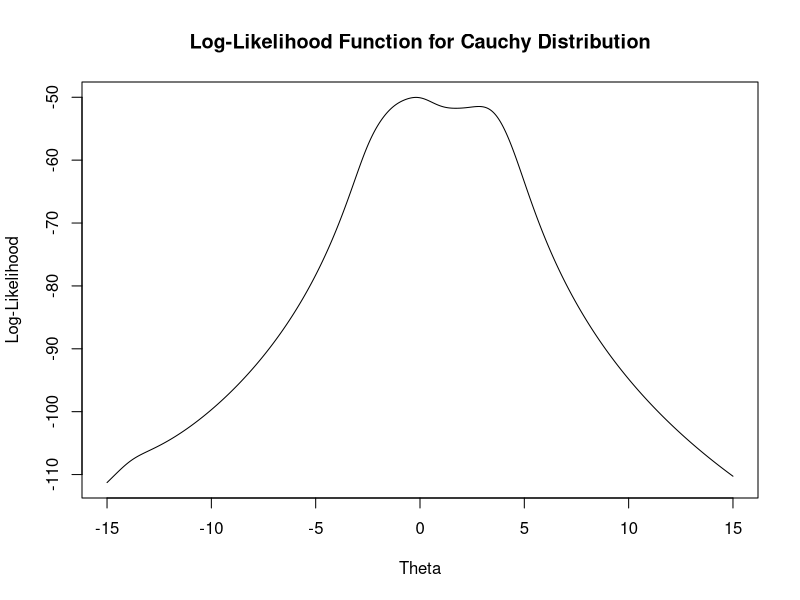

The R source for this figure:
# Define the Cauchy log-likelihood function
# This function calculates the log-likelihood of the Cauchy distribution given data and a parameter theta
log_likelihood <- function(theta, data) {
  n <- length(data)
  return(sum(-log(1 + (data - theta)^2)))
}

logL_cauchy <- function(data, theta) {
  sum(dcauchy(x = data, location = theta, scale = 1, log = TRUE))
}

# Derivative of log-likelihood function
# Computes the gradient of the log-likelihood function
log_likelihood_derivative <- function(theta, data) {
  return(sum(2 * (data - theta) / (1 + (data - theta)^2)))
}

# Second derivative of log-likelihood function
# Computes the Hessian (second derivative) of the log-likelihood function
log_likelihood_second_derivative <- function(theta, data) {
  return(sum(-2 * ((1 - (data - theta)^2) / (1 + (data - theta)^2)^2)))
}

# Newton-Raphson method
# Iteratively updates theta using its derivative and second derivative to find the MLE
newton_raphson <- function(data, start_points, tol = 1e-6, max_iter = 100) {
  results <- list()
  for (start in start_points) {
    theta <- start
    iter <- 0
    repeat {
      iter <- iter + 1
      grad <- log_likelihood_derivative(theta, data)
      hess <- log_likelihood_second_derivative(theta, data)
      theta_new <- theta - grad / hess
      if (abs(theta_new - theta) < tol || iter >= max_iter) break
      theta <- theta_new
    }
    results[[as.character(start)]] <- list(theta = theta, iterations = iter)
  }
  return(results)
}

# Bisection method
# Uses a bracketing approach to find the root of the derivative of the log-likelihood function
bisection_method <- function(data, a, b, tol = 1e-6, max_iter = 100) {
  iter <- 0
  repeat {
    iter <- iter + 1
    c <- (a + b) / 2
    f_a <- log_likelihood_derivative(a, data)
    f_c <- log_likelihood_derivative(c, data)
    if (f_a * f_c < 0) {
      b <- c
    } else {
      a <- c
    }
    if (abs(b - a) < tol || iter >= max_iter) break
  }
  return(list(theta = c, iterations = iter))
}

# Fixed-point iteration
# Iteratively updates theta using a scaling factor alpha to find the root of the derivative
fixed_point_iteration <- function(data, start, alpha, tol = 1e-6, max_iter = 100) {
  theta <- start
  iter <- 0
  repeat {
    iter <- iter + 1
    grad <- log_likelihood_derivative(theta, data)
    theta_new <- theta + alpha * grad
    if (abs(theta_new - theta) < tol || iter >= max_iter) break
    theta <- theta_new
  }
  return(list(theta = theta, iterations = iter))
}

# Secant method
# Uses two initial guesses and approximates the derivative to find the root iteratively
secant_method <- function(data, theta_0, theta_1, tol = 1e-6, max_iter = 100) {
  iter <- 0
  repeat {
    iter <- iter + 1
    f_0 <- log_likelihood_derivative(theta_0, data)
    f_1 <- log_likelihood_derivative(theta_1, data)
    theta_new <- theta_1 - f_1 * (theta_1 - theta_0) / (f_1 - f_0)
    if (abs(theta_new - theta_1) < tol || iter >= max_iter) break
    theta_0 <- theta_1
    theta_1 <- theta_new
  }
  return(list(theta = theta_new, iterations = iter))
}

# Main script to run the methods
# Given data points, we perform the required analyses and methods
data <- c(1.77, -0.23, 2.76, 3.80, 3.47, 56.75, -1.34, 4.24, -2.44, 3.29,
          3.71, -2.40, 4.53, -0.07, -1.05, -13.87, -2.53, -1.75, 0.27, 43.21)

# Question (a): Plot the log-likelihood function
theta_values <- seq(-15, 15, length.out = 1000)
log_likelihood_values <- sapply(theta_values, log_likelihood, data = data)
plot(theta_values, log_likelihood_values, type = "l",
     xlab = "Theta", ylab = "Log-Likelihood",
     main = "Log-Likelihood Function for Cauchy Distribution")

# Question (a): Newton-Raphson method
newton_results <- newton_raphson(data, c(-11, -1, 0, 1.5, 4, 4.7, 7, 8, 38))
print(newton_results)
# Hãy nhận xét kết quả nghiệm thu được (hội tụ, ổn định). Giá trị trung bình của dữ liệu có phải là điểm khởi đầu tốt không?
# Nhận xét:
# - Newton-Raphson method hội tụ nhanh chóng và ổn định.
# - Giá trị trung bình của dữ liệu không phải là điểm khởi đầu tốt.


# Question (b): Bisection method
bisection_result <- bisection_method(data, -1, 1)
print(bisection_result)

# Question (c): Fixed-point iteration
fixed_point_results <- list(
  alpha_1 = fixed_point_iteration(data, -1, 1),
  alpha_064 = fixed_point_iteration(data, -1, 0.64),
  alpha_025 = fixed_point_iteration(data, -1, 0.25)
)
print(fixed_point_results)

# Question (d): Secant method
secant_result <- secant_method(data, -2, -1)
print(secant_result)

# Explanation and Comparison (e):
# The above methods allow us to investigate the speed and stability of optimization techniques.
# Newton-Raphson generally converges quickly but depends heavily on a good starting point.
# Bisection is robust but slower. Fixed-point iteration's performance depends on the scaling factor.
# Secant method is faster than bisection but may fail if initial guesses are poor.

